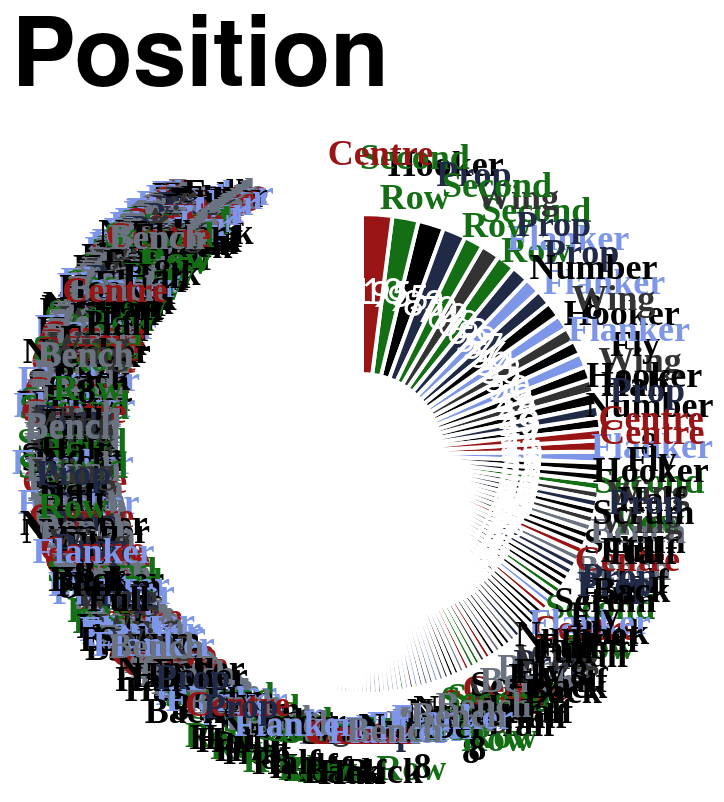

This figure's Vega-Lite source:
### Vega-Lite specification from a JSON file in a GitHub repository (floating-point values rounded to 4 significant figures; data arrays with more than 128 entries replaced by an {"elided": "..."} marker saying what was removed)
{"config": {"axis": {"labelFont": "PT Sans Narrow, Helvetica Neue, Helvetica, Arial, sans-serif", "titleFont": "PT Sans Narrow, Helvetica Neue, Helvetica, Arial, sans-serif", "labelFontSize": 13, "titleFontSize": 24, "gridColor": "#202947", "gridOpacity": 0.2, "zindex": 1}, "text": {"font": "Lato, sans-serif"}, "bar": {"cornerRadiusEnd": 5}, "header": {"labelFont": "PT Sans Narrow, Helvetica Neue, Helvetica, Arial, sans-serif", "titleFont": "PT Sans Narrow, Helvetica Neue, Helvetica, Arial, sans-serif", "labelFontSize": 24, "titleFontSize": 28, "labelFontWeight": "bold", "orient": "left"}, "legend": {"labelFont": "PT Sans Narrow, Helvetica Neue, Helvetica, Arial, sans-serif", "titleFont": "PT Sans Narrow, Helvetica Neue, Helvetica, Arial, sans-serif", "labelFontSize": 14, "titleFontSize": 16, "titlePadding": 5, "fillColor": "white", "strokeColor": "black", "padding": 10, "titleFontWeight": "lighter", "titleFontStyle": "italic", "titleColor": "gray", "offset": 10}, "title": {"font": "PT Sans Narrow, Helvetica Neue, Helvetica, Arial, sans-serif", "fontSize": 48, "fontWeight": "bold", "anchor": "start", "align": "center", "titlePadding": 20, "subtitlePadding": 10, "subtitleFontSize": 13, "subtitleColor": "", "subtitleFontStyle": "italic", "offset": 15, "color": "black"}, "axisX": {"labelAngle": 0}, "facet": {"title": null, "header": null, "align": {"row": "each", "column": "each"}}, "resolve": {"scale": {"y": "independent", "facet": "independent"}}, "background": "transparent", "scale": {"offsetBandPaddingOuter": 0.2, "offsetBandPaddingInner": 0.1}, "view": {"stroke": null, "background": "transparent"}}, "layer": [{"mark": {"type": "arc", "innerRadius": 40, "outerRadius": 120, "stroke": "#ffffff", "strokeWidth": 2}, "encoding": {"color": {"field": "position", "legend": null, "scale": {"domain": ["Prop", "Flanker", "Second Row", "Centre", "Wing", "Fly Half", "Hooker", "Scrum Half", "Full Back", "Number 8", "Bench"], "range": ["#202946", "#7d96e8", "#146f14", "#991515", "#333333", "#000000", "#000000", "#000000", "#000000", "#000000", "#6b7280"]}, "sort": {"field": "sort_order", "op": "min", "order": "ascending"}, "type": "nominal"}, "order": {"field": "appearances", "sort": "ascending", "type": "quantitative"}, "theta": {"field": "appearances", "sort": "descending", "stack": true, "title": "Appearances", "type": "quantitative"}, "tooltip": [{"field": "player", "title": "Player", "type": "nominal"}, {"field": "position", "title": "Position", "type": "nominal"}, {"field": "appearances", "title": "Appearances", "type": "quantitative"}]}}, {"mark": {"type": "text", "dy": -5, "font": "PT Sans Narrow", "fontSize": 18, "fontWeight": "bold", "radius": 145}, "encoding": {"color": {"field": "position", "legend": null, "scale": {"domain": ["Prop", "Flanker", "Second Row", "Centre", "Wing", "Fly Half", "Hooker", "Scrum Half", "Full Back", "Number 8", "Bench"], "range": ["#202946", "#7d96e8", "#146f14", "#991515", "#333333", "#000000", "#000000", "#000000", "#000000", "#000000", "#6b7280"]}, "type": "nominal"}, "opacity": {"condition": {"test": "datum.appearances > 2", "value": 1}, "value": 0}, "order": {"field": "appearances", "sort": "ascending", "type": "quantitative"}, "text": {"field": "position_label", "type": "nominal"}, "theta": {"field": "appearances", "sort": "descending", "stack": true, "title": "Appearances", "type": "quantitative"}}, "transform": [{"calculate": "split(datum.position, ' ')", "as": "position_label"}]}, {"mark": {"type": "text", "color": "white", "fontSize": 18, "radius": 80}, "encoding": {"order": {"field": "appearances", "sort": "ascending", "type": "quantitative"}, "text": {"field": "appearances", "type": "nominal"}, "theta": {"field": "appearances", "sort": "descending", "stack": true, "title": "Appearances", "type": "quantitative"}}}], "data": {"name": "data-aa7aec1a38b1d69e60990059a9f75f2c"}, "height": 300, "resolve": {"scale": {"color": "shared"}}, "title": "Position", "width": 300, "$schema": "https://vega.github.io/schema/vega-lite/v5.20.1.json", "datasets": {"data-aa7aec1a38b1d69e60990059a9f75f2c": {"elided": "769 records"}}}
